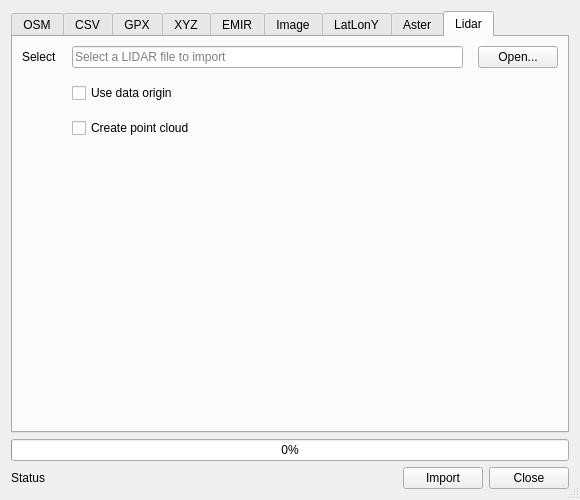
<?xml version="1.0" encoding="UTF-8"?>
<ui version="4.0">
 <class>GeoDataImport</class>
 <widget class="QDialog" name="GeoDataImport">
  <property name="enabled">
   <bool>true</bool>
  </property>
  <property name="geometry">
   <rect>
    <x>0</x>
    <y>0</y>
    <width>580</width>
    <height>500</height>
   </rect>
  </property>
  <property name="minimumSize">
   <size>
    <width>320</width>
    <height>400</height>
   </size>
  </property>
  <property name="windowTitle">
   <string>Import Geo Data</string>
  </property>
  <property name="toolTip">
   <string>Import Geo Data from different sources</string>
  </property>
  <property name="locale">
   <locale language="English" country="UnitedStates"/>
  </property>
  <property name="sizeGripEnabled">
   <bool>true</bool>
  </property>
  <property name="modal">
   <bool>false</bool>
  </property>
  <layout class="QVBoxLayout" name="verticalLayout_3">
   <item>
    <layout class="QVBoxLayout" name="verticalLayout_2">
     <item>
      <widget class="QTabWidget" name="tabs">
       <property name="currentIndex">
        <number>8</number>
       </property>
       <widget class="QWidget" name="tabOSM">
        <property name="toolTip">
         <string>Import Geo Data from OpenStreetMap</string>
        </property>
        <property name="toolTipDuration">
         <number>4</number>
        </property>
        <attribute name="title">
         <string>OSM</string>
        </attribute>
        <layout class="QVBoxLayout" name="verticalLayout">
         <item>
          <layout class="QFormLayout" name="formLayout">
           <property name="labelAlignment">
            <set>Qt::AlignRight|Qt::AlignTrailing|Qt::AlignVCenter</set>
           </property>
           <property name="horizontalSpacing">
            <number>15</number>
           </property>
           <property name="verticalSpacing">
            <number>15</number>
           </property>
           <property name="bottomMargin">
            <number>15</number>
           </property>
           <item row="0" column="0">
            <widget class="QLabel" name="label">
             <property name="text">
              <string>Presets</string>
             </property>
            </widget>
           </item>
           <item row="0" column="1">
            <widget class="QComboBox" name="osmLocationPresets">
             <property name="toolTip">
              <string>Select a location from the list</string>
             </property>
            </widget>
           </item>
           <item row="1" column="0">
            <widget class="QLabel" name="label_5">
             <property name="text">
              <string>or</string>
             </property>
            </widget>
           </item>
           <item row="1" column="1">
            <layout class="QHBoxLayout" name="horizontalLayout">
             <property name="spacing">
              <number>0</number>
             </property>
             <property name="leftMargin">
              <number>0</number>
             </property>
             <property name="topMargin">
              <number>0</number>
             </property>
             <property name="bottomMargin">
              <number>0</number>
             </property>
             <item>
              <widget class="QPushButton" name="osmOpenBrowserWindow">
               <property name="toolTip">
                <string>Open OpenStreeMap in a browser</string>
               </property>
               <property name="text">
                <string>Show Browser</string>
               </property>
              </widget>
             </item>
             <item>
              <spacer name="horizontalSpacer_4">
               <property name="orientation">
                <enum>Qt::Horizontal</enum>
               </property>
               <property name="sizeType">
                <enum>QSizePolicy::Fixed</enum>
               </property>
               <property name="sizeHint" stdset="0">
                <size>
                 <width>10</width>
                 <height>20</height>
                </size>
               </property>
              </spacer>
             </item>
             <item>
              <widget class="QPushButton" name="osmGetCoordFromBrowser">
               <property name="toolTip">
                <string>Get the URL of the open browser tab</string>
               </property>
               <property name="text">
                <string>Get Coordinates</string>
               </property>
              </widget>
             </item>
             <item>
              <spacer name="horizontalSpacer">
               <property name="orientation">
                <enum>Qt::Horizontal</enum>
               </property>
               <property name="sizeHint" stdset="0">
                <size>
                 <width>40</width>
                 <height>20</height>
                </size>
               </property>
              </spacer>
             </item>
            </layout>
           </item>
           <item row="2" column="0">
            <widget class="QLabel" name="label_7">
             <property name="text">
              <string>or</string>
             </property>
            </widget>
           </item>
           <item row="2" column="1">
            <widget class="QLineEdit" name="osmUrl">
             <property name="toolTip">
              <string>Copy an OSM URL</string>
             </property>
             <property name="whatsThis">
              <string>The OSM map URL to download</string>
             </property>
             <property name="accessibleDescription">
              <string>The OSM map URL to download</string>
             </property>
             <property name="placeholderText">
              <string>https://www.openstreetmap.org</string>
             </property>
            </widget>
           </item>
           <item row="3" column="0">
            <widget class="QLabel" name="label_6">
             <property name="text">
              <string>Zoom</string>
             </property>
            </widget>
           </item>
           <item row="3" column="1">
            <layout class="QHBoxLayout" name="horizontalLayout_2">
             <property name="spacing">
              <number>0</number>
             </property>
             <property name="sizeConstraint">
              <enum>QLayout::SetNoConstraint</enum>
             </property>
             <property name="leftMargin">
              <number>0</number>
             </property>
             <item>
              <widget class="QLabel" name="label_4">
               <property name="text">
                <string>15</string>
               </property>
              </widget>
             </item>
             <item>
              <widget class="QSlider" name="osmZoom">
               <property name="toolTip">
                <string>OSM zoom as a proxy of the area to download</string>
               </property>
               <property name="minimum">
                <number>15</number>
               </property>
               <property name="maximum">
                <number>19</number>
               </property>
               <property name="singleStep">
                <number>1</number>
               </property>
               <property name="pageStep">
                <number>1</number>
               </property>
               <property name="value">
                <number>17</number>
               </property>
               <property name="tracking">
                <bool>true</bool>
               </property>
               <property name="orientation">
                <enum>Qt::Horizontal</enum>
               </property>
               <property name="invertedAppearance">
                <bool>false</bool>
               </property>
               <property name="invertedControls">
                <bool>true</bool>
               </property>
               <property name="tickPosition">
                <enum>QSlider::TicksBelow</enum>
               </property>
               <property name="tickInterval">
                <number>1</number>
               </property>
              </widget>
             </item>
             <item>
              <widget class="QLabel" name="label_8">
               <property name="text">
                <string>19</string>
               </property>
              </widget>
             </item>
            </layout>
           </item>
           <item row="4" column="0">
            <widget class="QLabel" name="label_2">
             <property name="text">
              <string>Latitude</string>
             </property>
            </widget>
           </item>
           <item row="4" column="1">
            <widget class="QDoubleSpinBox" name="osmLatitude">
             <property name="toolTip">
              <string>The latitude of the area to download</string>
             </property>
             <property name="suffix">
              <string> º</string>
             </property>
             <property name="decimals">
              <number>4</number>
             </property>
             <property name="minimum">
              <double>-90.000000000000000</double>
             </property>
             <property name="maximum">
              <double>90.000000000000000</double>
             </property>
            </widget>
           </item>
           <item row="5" column="0">
            <widget class="QLabel" name="label_3">
             <property name="text">
              <string>Longitude</string>
             </property>
            </widget>
           </item>
           <item row="5" column="1">
            <widget class="QDoubleSpinBox" name="osmLongitude">
             <property name="toolTip">
              <string>The longitude of the area to download</string>
             </property>
             <property name="wrapping">
              <bool>true</bool>
             </property>
             <property name="suffix">
              <string> º</string>
             </property>
             <property name="decimals">
              <number>4</number>
             </property>
             <property name="minimum">
              <double>-180.000000000000000</double>
             </property>
             <property name="maximum">
              <double>180.000000000000000</double>
             </property>
            </widget>
           </item>
           <item row="6" column="1">
            <widget class="QCheckBox" name="osmDownloadAltitude">
             <property name="toolTip">
              <string>Whether to download altitude information</string>
             </property>
             <property name="text">
              <string>Download Altitude</string>
             </property>
            </widget>
           </item>
          </layout>
         </item>
        </layout>
       </widget>
       <widget class="QWidget" name="tabCSV">
        <property name="toolTip">
         <string>Import Geo Data from a CSV file</string>
        </property>
        <property name="toolTipDuration">
         <number>4</number>
        </property>
        <attribute name="title">
         <string>CSV</string>
        </attribute>
        <layout class="QVBoxLayout" name="verticalLayout">
         <item>
          <layout class="QFormLayout" name="formLayout_2">
           <property name="labelAlignment">
            <set>Qt::AlignRight|Qt::AlignTrailing|Qt::AlignVCenter</set>
           </property>
           <property name="horizontalSpacing">
            <number>15</number>
           </property>
           <property name="verticalSpacing">
            <number>15</number>
           </property>
           <property name="bottomMargin">
            <number>15</number>
           </property>
           <item row="0" column="0">
            <widget class="QLabel" name="label_13">
             <property name="text">
              <string>Origin:</string>
             </property>
             <property name="alignment">
              <set>Qt::AlignRight|Qt::AlignTrailing|Qt::AlignVCenter</set>
             </property>
            </widget>
           </item>
           <item row="1" column="0">
            <widget class="QLabel" name="label_11">
             <property name="text">
              <string>Latitude</string>
             </property>
            </widget>
           </item>
           <item row="1" column="1">
            <widget class="QDoubleSpinBox" name="csvLatitude">
             <property name="toolTip">
              <string>The latitude of the origin of the CSV data</string>
             </property>
             <property name="suffix">
              <string> º</string>
             </property>
             <property name="decimals">
              <number>4</number>
             </property>
             <property name="minimum">
              <double>-90.000000000000000</double>
             </property>
             <property name="maximum">
              <double>90.000000000000000</double>
             </property>
            </widget>
           </item>
           <item row="2" column="0">
            <widget class="QLabel" name="label_12">
             <property name="text">
              <string>Longitude</string>
             </property>
            </widget>
           </item>
           <item row="2" column="1">
            <widget class="QDoubleSpinBox" name="csvLongitude">
             <property name="toolTip">
              <string>The longitude of the origin of the CSV data</string>
             </property>
             <property name="suffix">
              <string> º</string>
             </property>
             <property name="decimals">
              <number>4</number>
             </property>
             <property name="minimum">
              <double>-180.000000000000000</double>
             </property>
             <property name="maximum">
              <double>180.000000000000000</double>
             </property>
            </widget>
           </item>
           <item row="3" column="0">
            <widget class="QLabel" name="label_9">
             <property name="text">
              <string>then</string>
             </property>
            </widget>
           </item>
           <item row="3" column="1">
            <layout class="QHBoxLayout" name="horizontalLayout_4">
             <item>
              <widget class="QLineEdit" name="csvFilename">
               <property name="toolTip">
                <string>Select a CSV file to import</string>
               </property>
               <property name="placeholderText">
                <string>Select a CSV file to import</string>
               </property>
               <property name="clearButtonEnabled">
                <bool>true</bool>
               </property>
              </widget>
             </item>
             <item>
              <widget class="QPushButton" name="csvSelectFile">
               <property name="toolTip">
                <string>Select a CSV file to import</string>
               </property>
               <property name="text">
                <string>Open...</string>
               </property>
              </widget>
             </item>
            </layout>
           </item>
           <item row="4" column="0">
            <widget class="QLabel" name="label_10">
             <property name="text">
              <string>or</string>
             </property>
            </widget>
           </item>
           <item row="4" column="1">
            <widget class="QPlainTextEdit" name="csvContent">
             <property name="toolTip">
              <string>Enter the raw CSV dat to import</string>
             </property>
             <property name="documentTitle">
              <string>Copy &amp; Paste CSV data</string>
             </property>
             <property name="placeholderText">
              <string>Copy &amp; Paste CSV data (lat;lon;...)</string>
             </property>
            </widget>
           </item>
           <item row="5" column="1">
            <layout class="QHBoxLayout" name="horizontalLayout_5">
             <item>
              <widget class="QCheckBox" name="csvHasHeaders">
               <property name="toolTip">
                <string>Whether the CSV data has headers</string>
               </property>
               <property name="text">
                <string>CSV file has headers</string>
               </property>
              </widget>
             </item>
             <item>
              <spacer name="horizontalSpacer_3">
               <property name="orientation">
                <enum>Qt::Horizontal</enum>
               </property>
               <property name="sizeHint" stdset="0">
                <size>
                 <width>40</width>
                 <height>20</height>
                </size>
               </property>
              </spacer>
             </item>
            </layout>
           </item>
          </layout>
         </item>
        </layout>
       </widget>
       <widget class="QWidget" name="tabGPX">
        <property name="toolTip">
         <string>Import Geo Data from a GPX file</string>
        </property>
        <property name="toolTipDuration">
         <number>4</number>
        </property>
        <attribute name="title">
         <string>GPX</string>
        </attribute>
        <layout class="QVBoxLayout" name="verticalLayout">
         <item>
          <layout class="QFormLayout" name="formLayout_3">
           <property name="labelAlignment">
            <set>Qt::AlignRight|Qt::AlignTrailing|Qt::AlignVCenter</set>
           </property>
           <property name="horizontalSpacing">
            <number>15</number>
           </property>
           <property name="verticalSpacing">
            <number>15</number>
           </property>
           <property name="bottomMargin">
            <number>15</number>
           </property>
           <item row="0" column="0">
            <widget class="QLabel" name="label_14">
             <property name="text">
              <string>Origin:</string>
             </property>
            </widget>
           </item>
           <item row="1" column="0">
            <widget class="QLabel" name="label_15">
             <property name="text">
              <string>Latitude</string>
             </property>
            </widget>
           </item>
           <item row="1" column="1">
            <widget class="QDoubleSpinBox" name="gpxLatitude">
             <property name="toolTip">
              <string>The latitude of the origin of the GPX data</string>
             </property>
             <property name="suffix">
              <string> º</string>
             </property>
             <property name="decimals">
              <number>4</number>
             </property>
             <property name="minimum">
              <double>-90.000000000000000</double>
             </property>
             <property name="maximum">
              <double>90.000000000000000</double>
             </property>
            </widget>
           </item>
           <item row="2" column="0">
            <widget class="QLabel" name="label_16">
             <property name="text">
              <string>Longitude</string>
             </property>
            </widget>
           </item>
           <item row="2" column="1">
            <widget class="QDoubleSpinBox" name="gpxLongitude">
             <property name="toolTip">
              <string>The longitude of the origin of the GPX data</string>
             </property>
             <property name="suffix">
              <string> º</string>
             </property>
             <property name="decimals">
              <number>4</number>
             </property>
             <property name="minimum">
              <double>-180.000000000000000</double>
             </property>
             <property name="maximum">
              <double>180.000000000000000</double>
             </property>
            </widget>
           </item>
           <item row="3" column="0">
            <widget class="QLabel" name="label_18">
             <property name="text">
              <string>Altitude</string>
             </property>
            </widget>
           </item>
           <item row="3" column="1">
            <widget class="QSpinBox" name="gpxAltitude">
             <property name="toolTip">
              <string>The altitude of the origin of the GPX data</string>
             </property>
             <property name="suffix">
              <string> m</string>
             </property>
             <property name="minimum">
              <number>-99999</number>
             </property>
             <property name="maximum">
              <number>99999</number>
             </property>
            </widget>
           </item>
           <item row="4" column="0">
            <widget class="QLabel" name="label_17">
             <property name="text">
              <string>then</string>
             </property>
            </widget>
           </item>
           <item row="4" column="1">
            <layout class="QHBoxLayout" name="horizontalLayout_6">
             <item>
              <widget class="QLineEdit" name="gpxFilename">
               <property name="toolTip">
                <string>Select a GPX file to import</string>
               </property>
               <property name="placeholderText">
                <string>Select a GPX file to import</string>
               </property>
               <property name="clearButtonEnabled">
                <bool>true</bool>
               </property>
              </widget>
             </item>
             <item>
              <widget class="QPushButton" name="gpxSelectFile">
               <property name="toolTip">
                <string>Select a GPX file to import</string>
               </property>
               <property name="text">
                <string>Open...</string>
               </property>
              </widget>
             </item>
            </layout>
           </item>
           <item row="5" column="1">
            <widget class="QCheckBox" name="gpxGenerateDataNodes">
             <property name="text">
              <string>Generate Data Nodes</string>
             </property>
            </widget>
           </item>
          </layout>
         </item>
        </layout>
       </widget>
       <widget class="QWidget" name="tabXYZ">
        <attribute name="title">
         <string>XYZ</string>
        </attribute>
       </widget>
       <widget class="QWidget" name="tabEMIR">
        <property name="toolTip">
         <string>Import Geo Data from an EMIR file</string>
        </property>
        <property name="toolTipDuration">
         <number>4</number>
        </property>
        <attribute name="title">
         <string>EMIR</string>
        </attribute>
        <layout class="QVBoxLayout" name="verticalLayout">
         <item>
          <layout class="QFormLayout" name="formLayout_3">
           <property name="labelAlignment">
            <set>Qt::AlignRight|Qt::AlignTrailing|Qt::AlignVCenter</set>
           </property>
           <property name="horizontalSpacing">
            <number>15</number>
           </property>
           <property name="verticalSpacing">
            <number>15</number>
           </property>
           <property name="bottomMargin">
            <number>15</number>
           </property>
           <item row="0" column="0">
            <widget class="QLabel" name="label_19">
             <property name="text">
              <string>Select</string>
             </property>
            </widget>
           </item>
           <item row="0" column="1">
            <layout class="QHBoxLayout" name="horizontalLayout_7">
             <item>
              <widget class="QLineEdit" name="emirFilename">
               <property name="toolTip">
                <string>Select an EMIR file to import</string>
               </property>
               <property name="placeholderText">
                <string>Select an EMIR file to import</string>
               </property>
               <property name="clearButtonEnabled">
                <bool>true</bool>
               </property>
              </widget>
             </item>
             <item>
              <widget class="QPushButton" name="emirSelectFile">
               <property name="toolTip">
                <string>Select an EMIR file to import</string>
               </property>
               <property name="text">
                <string>Open...</string>
               </property>
              </widget>
             </item>
            </layout>
           </item>
          </layout>
         </item>
        </layout>
       </widget>
       <widget class="QWidget" name="tabImage">
        <attribute name="title">
         <string>Image</string>
        </attribute>
       </widget>
       <widget class="QWidget" name="tabLatLonY">
        <attribute name="title">
         <string>LatLonY</string>
        </attribute>
       </widget>
       <widget class="QWidget" name="tabAster">
        <attribute name="title">
         <string>Aster</string>
        </attribute>
       </widget>
       <widget class="QWidget" name="tabLidar">
        <property name="toolTip">
         <string>Import Geo Data from a Lidar file</string>
        </property>
        <property name="toolTipDuration">
         <number>4</number>
        </property>
        <attribute name="title">
         <string>Lidar</string>
        </attribute>
        <layout class="QVBoxLayout" name="verticalLayout_6">
         <item>
          <layout class="QFormLayout" name="formLayout_2">
           <property name="labelAlignment">
            <set>Qt::AlignRight|Qt::AlignTrailing|Qt::AlignVCenter</set>
           </property>
           <property name="horizontalSpacing">
            <number>15</number>
           </property>
           <property name="verticalSpacing">
            <number>15</number>
           </property>
           <property name="bottomMargin">
            <number>15</number>
           </property>
           <item row="0" column="0">
            <widget class="QLabel" name="label_20">
             <property name="text">
              <string>Select</string>
             </property>
            </widget>
           </item>
           <item row="0" column="1">
            <layout class="QHBoxLayout" name="horizontalLayout_8">
             <item>
              <widget class="QLineEdit" name="lidarFilename">
               <property name="toolTip">
                <string>Select a LIDAR file to import</string>
               </property>
               <property name="placeholderText">
                <string>Select a LIDAR file to import</string>
               </property>
               <property name="clearButtonEnabled">
                <bool>true</bool>
               </property>
              </widget>
             </item>
             <item>
              <widget class="QPushButton" name="lidarSelectFile">
               <property name="toolTip">
                <string>Select an EMIR file to import</string>
               </property>
               <property name="text">
                <string>Open...</string>
               </property>
              </widget>
             </item>
            </layout>
           </item>
           <item row="1" column="1">
            <widget class="QCheckBox" name="checkBox">
             <property name="text">
              <string>Use data origin</string>
             </property>
            </widget>
           </item>
           <item row="2" column="1">
            <widget class="QCheckBox" name="lidarCreatePointsCloud">
             <property name="text">
              <string>Create point cloud</string>
             </property>
            </widget>
           </item>
          </layout>
         </item>
        </layout>
       </widget>
      </widget>
     </item>
     <item>
      <widget class="QProgressBar" name="progressBar">
       <property name="value">
        <number>0</number>
       </property>
      </widget>
     </item>
     <item>
      <layout class="QHBoxLayout" name="horizontalLayout_3">
       <item>
        <widget class="QLabel" name="status">
         <property name="minimumSize">
          <size>
           <width>0</width>
           <height>0</height>
          </size>
         </property>
         <property name="text">
          <string>Status</string>
         </property>
        </widget>
       </item>
       <item>
        <spacer name="horizontalSpacer_2">
         <property name="orientation">
          <enum>Qt::Horizontal</enum>
         </property>
         <property name="sizeHint" stdset="0">
          <size>
           <width>40</width>
           <height>20</height>
          </size>
         </property>
        </spacer>
       </item>
       <item>
        <widget class="QPushButton" name="btnImport">
         <property name="toolTip">
          <string>Import GeoData from the selected service</string>
         </property>
         <property name="text">
          <string>Import</string>
         </property>
        </widget>
       </item>
       <item>
        <widget class="QPushButton" name="btnClose">
         <property name="toolTip">
          <string>Close this dialog</string>
         </property>
         <property name="text">
          <string>Close</string>
         </property>
         <property name="default">
          <bool>false</bool>
         </property>
        </widget>
       </item>
      </layout>
     </item>
    </layout>
   </item>
  </layout>
 </widget>
 <tabstops>
  <tabstop>tabs</tabstop>
  <tabstop>osmLocationPresets</tabstop>
  <tabstop>osmOpenBrowserWindow</tabstop>
  <tabstop>osmGetCoordFromBrowser</tabstop>
  <tabstop>osmUrl</tabstop>
  <tabstop>osmZoom</tabstop>
  <tabstop>osmLatitude</tabstop>
  <tabstop>osmLongitude</tabstop>
  <tabstop>osmDownloadAltitude</tabstop>
  <tabstop>btnImport</tabstop>
  <tabstop>btnClose</tabstop>
 </tabstops>
 <resources/>
 <connections/>
 <designerdata>
  <property name="gridDeltaX">
   <number>10</number>
  </property>
  <property name="gridDeltaY">
   <number>10</number>
  </property>
  <property name="gridSnapX">
   <bool>true</bool>
  </property>
  <property name="gridSnapY">
   <bool>true</bool>
  </property>
  <property name="gridVisible">
   <bool>true</bool>
  </property>
 </designerdata>
</ui>
